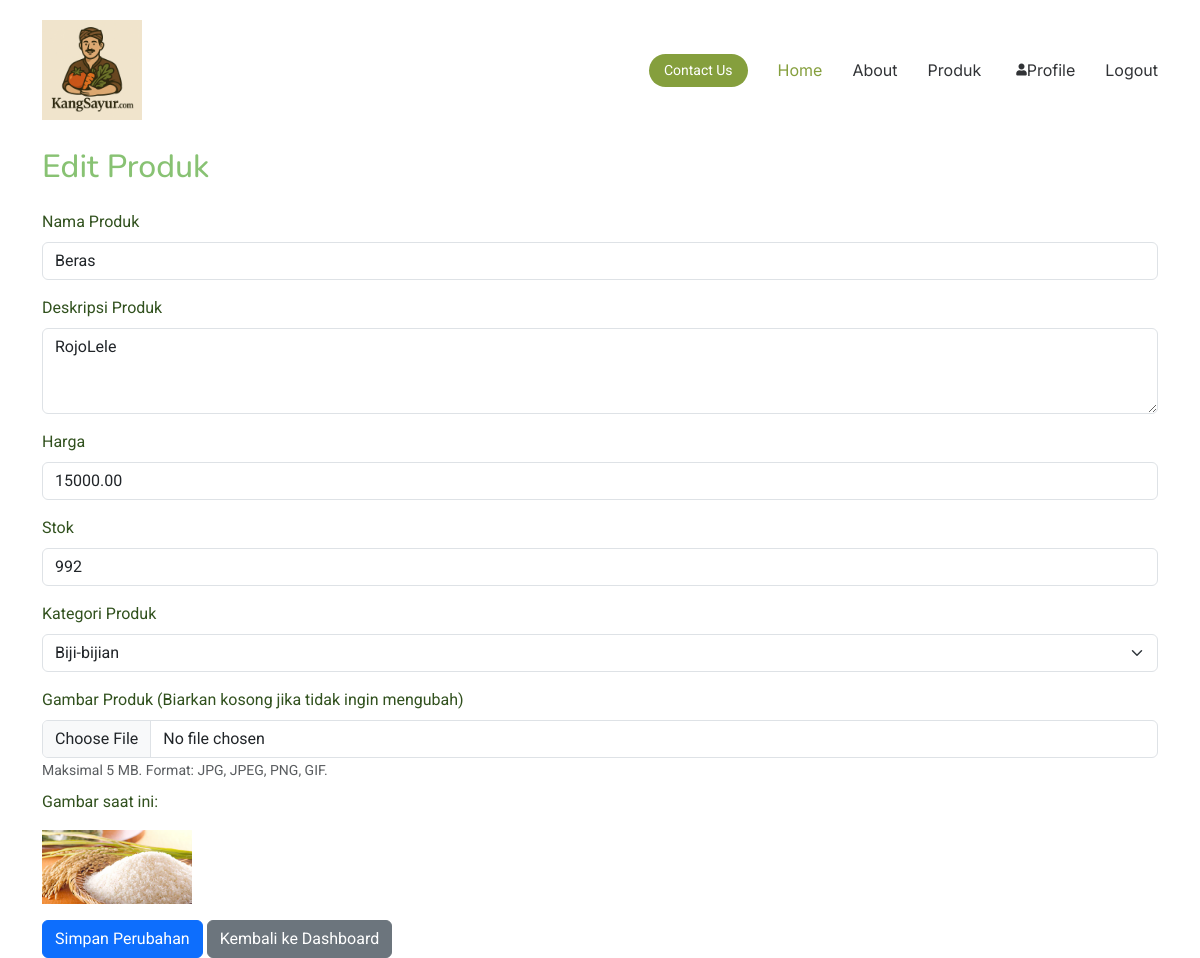
Screenshot of /sayuran/seller/edit_product_seller.php?id=13 (signed in) with the database file from the repository.
### tables this page shows
CREATE TABLE `produk` (
  `id` int(11) NOT NULL,
  `name` varchar(255) NOT NULL,
  `description` text DEFAULT NULL,
  `price` decimal(10,2) NOT NULL,
  `stock` int(11) NOT NULL DEFAULT 0,
  `category_id` int(11) DEFAULT NULL,
  `seller_id` int(11) DEFAULT NULL,
  `image_url` varchar(255) DEFAULT NULL,
  `created_at` timestamp NOT NULL DEFAULT current_timestamp(),
  `status_persetujuan` enum('pending','approved','rejected') DEFAULT 'pending' COMMENT 'Status persetujuan produk oleh admin'
);

CREATE TABLE `categories` (
  `id` int(11) NOT NULL,
  `name` varchar(100) NOT NULL,
  `description` text DEFAULT NULL
);

### sayuran/seller/edit_product_seller.php (the view, shortened to what this page needs)
<?php
require_once __DIR__ . '/../include/header.php';
$seller_id = $_SESSION['user_id'];
$product_id = $_GET['id'] ?? null;
$product = null;
$categories = [];
try {
    $pdo = get_pdo_connection();
    $stmt = $pdo->query("SELECT id, name FROM categories ORDER BY name ASC");
    $categories = $stmt->fetchAll(PDO::FETCH_ASSOC);
} catch (PDOException $e) {
    $error_message = "Terjadi kesalahan database saat mengambil kategori: " . $e->getMessage();
}
if ($_SERVER['REQUEST_METHOD'] === 'GET') {
    if ($product_id === null || !is_numeric($product_id)) {
        $error_message = "ID produk tidak valid.";
    } else {
        try {
            $pdo = get_pdo_connection();
            $stmt = $pdo->prepare("SELECT * FROM produk WHERE id = ? AND seller_id = ?");
            $stmt->execute([$product_id, $seller_id]);
            $product = $stmt->fetch(PDO::FETCH_ASSOC);
        } catch (PDOException $e) {
            $error_message = "Terjadi kesalahan database: " . $e->getMessage();
        }
    }
}
$name_val = $product['name'] ?? '';
$description_val = $product['description'] ?? '';
$price_val = $product['price'] ?? 0;
$stock_val = $product['stock'] ?? 0;
$category_id_val = $product['category_id'] ?? null;
$image_url_val = $product['image_url'] ?? null;
?>
<!DOCTYPE html>
<html lang="id">
<head>
    <link href="https://cdn.jsdelivr.net/npm/bootstrap@5.3.0/dist/css/bootstrap.min.css" rel="stylesheet">
    <link rel="stylesheet" href="<?php echo $base_url; ?>assets/css/main.css">
</head>
<body>
    <div class="container mt-5" style="padding-top: 20px;">
        <h2 class="mb-4">Edit Produk</h2>
        <?php if ($product):  ?>
            <form action="edit_product_seller.php?id=<?php echo htmlspecialchars($product_id); ?>" method="POST" enctype="multipart/form-data">
                <div class="mb-3">
                    <label for="name" class="form-label">Nama Produk</label>
                    <input type="text" class="form-control" id="name" name="name" required value="<?php echo htmlspecialchars($name_val); ?>">
                </div>
                <div class="mb-3">
                    <label for="description" class="form-label">Deskripsi Produk</label>
                    <textarea class="form-control" id="description" name="description" rows="3" required><?php echo htmlspecialchars($description_val); ?></textarea>
                </div>
                <div class="mb-3">
                    <label for="price" class="form-label">Harga</label>
                    <input type="number" class="form-control" id="price" name="price" step="0.01" required value="<?php echo htmlspecialchars($price_val); ?>">
                </div>
                <div class="mb-3">
                    <label for="stock" class="form-label">Stok</label>
                    <input type="number" class="form-control" id="stock" name="stock" required value="<?php echo htmlspecialchars($stock_val); ?>">
                </div>
                <div class="mb-3">
                    <label for="category_id" class="form-label">Kategori Produk</label>
                    <select class="form-select" id="category_id" name="category_id" required>
                        <?php if (!empty($categories)): ?>
                            <?php foreach ($categories as $category): ?>
                                <option value="<?php echo htmlspecialchars($category['id']); ?>"
                                    <?php echo ($category['id'] == $category_id_val) ? 'selected' : ''; ?>>
                                    <?php echo htmlspecialchars($category['name']); ?>
                                </option>
                            <?php endforeach; ?>
                        <?php else: ?>
                            <option value="" disabled>Tidak ada kategori ditemukan.</option>
                        <?php endif; ?>
                    </select>
                </div>
                <div class="mb-3">
                    <label for="image" class="form-label">Gambar Produk (Biarkan kosong jika tidak ingin mengubah)</label>
                    <input type="file" class="form-control" id="image" name="image" accept="image/jpeg, image/png, image/gif">
                    <small class="form-text text-muted">Maksimal 5 MB. Format: JPG, JPEG, PNG, GIF.</small>
                    <?php if ($image_url_val): ?>
                        <div class="mt-2">
                            <p>Gambar saat ini:</p>
                            <img src="<?php echo $base_url . htmlspecialchars($image_url_val); ?>" alt="Gambar Produk" style="max-width: 150px; height: auto;">
                        </div>
                    <?php endif; ?>
                </div>
                <button type="submit" class="btn btn-primary">Simpan Perubahan</button>
                <a href="seller_dashboard.php" class="btn btn-secondary">Kembali ke Dashboard</a>
            </form>
        <?php else: ?>
            <p>Tidak dapat memuat detail produk. Silakan kembali ke dashboard.</p>
            <a href="seller_dashboard.php" class="btn btn-secondary">Kembali ke Dashboard</a>
        <?php endif; ?>
    </div>
</body>
</html>

### sayuran/assets/css/main.css (style rules this page uses)
:root { --default-font: "Roboto", system-ui, -apple-system, "Segoe UI", Roboto, "Helvetica Neue", Arial, "Noto Sans", "Liberation Sans", sans-serif, "Apple Color Emoji", "Segoe UI Emoji", "Segoe UI Symbol", "Noto Color Emoji"; --heading-font: "Nunito", sans-serif; --nav-font: "Inter", sans-serif; }
:root { --background-color: #ffffff; --default-color: #31511E; --heading-color: #88C273; --accent-color: #859F3D; --surface-color: #ffffff; --contrast-color: #ffffff; }
:root { --nav-color: #313336; --nav-hover-color: #859F3D; --nav-mobile-background-color: #ffffff; --nav-dropdown-background-color: #ffffff; --nav-dropdown-color: #313336; --nav-dropdown-hover-color: #859F3D; }
:root { scroll-behavior: smooth; }
body { color: var(--default-color); background-color: transparent; font-family: var(--default-font); padding-top: 80px; }
a { color: var(--accent-color); text-decoration: none; transition: 0.3s; }
h1, h2, h3, h4, h5, h6 { color: var(--heading-color); font-family: var(--heading-font); }

### rows the page displays
produk: name "Beras", description "RojoLele", price "15000.00", stock "992", category_id "Biji-bijian", image_url (picture)
